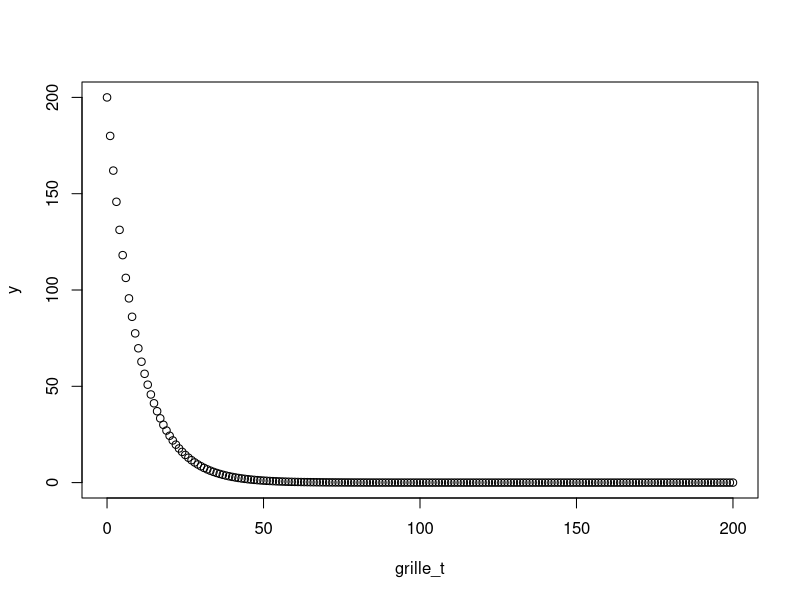

The R script that drew this image:
## ---- chunk 1
knitr::opts_chunk$set(echo = TRUE)
## ---- chunk 2
t0 <- 0
tf <- 200
h <- pas <- 1
k <- 0.1

grille_t <- seq(from = t0, to = tf, by = pas)
y <- c()
y[1] <- 200
y[2] <- y[1] + h * (-k * y[1])
for (t in 3:201){
  y[t] <- y[t-1] + h * (-k * y[t-1])
}

plot(grille_t, y)
